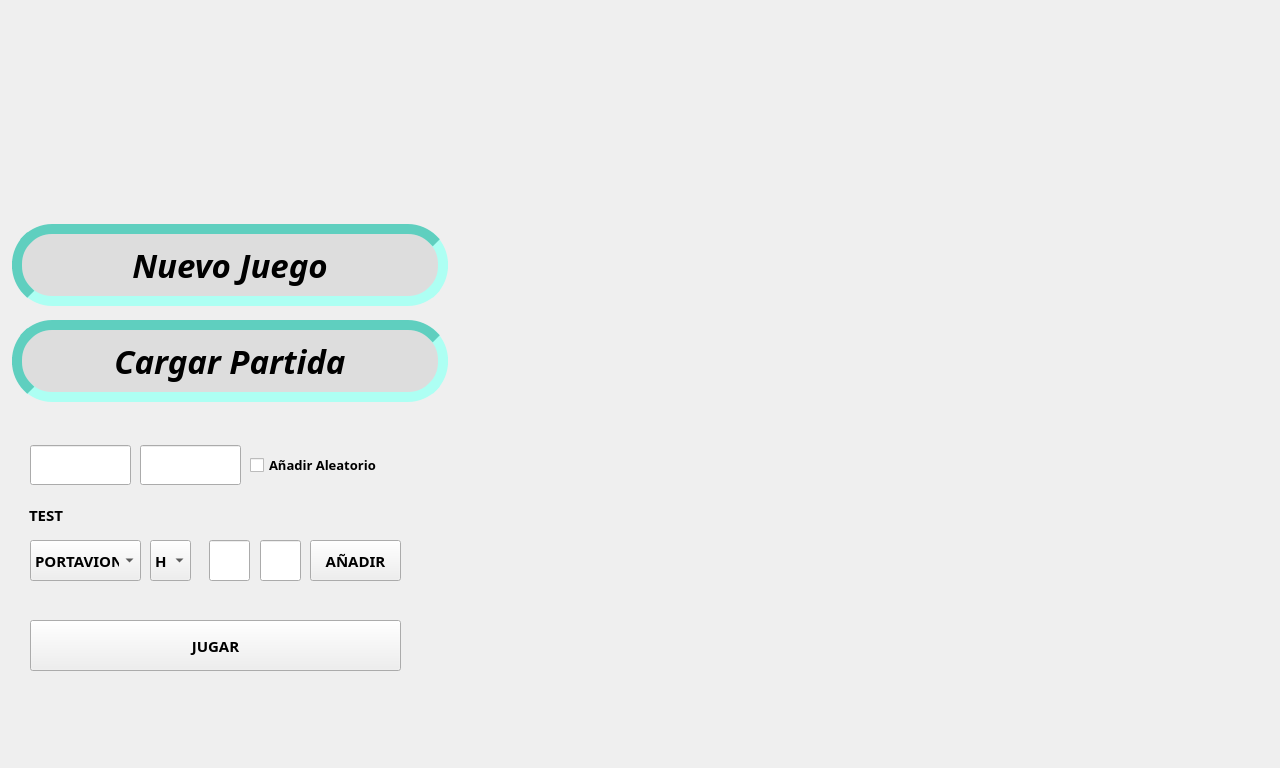
<?xml version="1.0" encoding="UTF-8"?>
<ui version="4.0">
 <class>MainWindow</class>
 <widget class="QMainWindow" name="MainWindow">
  <property name="geometry">
   <rect>
    <x>0</x>
    <y>0</y>
    <width>1280</width>
    <height>768</height>
   </rect>
  </property>
  <property name="minimumSize">
   <size>
    <width>1280</width>
    <height>768</height>
   </size>
  </property>
  <property name="maximumSize">
   <size>
    <width>1280</width>
    <height>768</height>
   </size>
  </property>
  <property name="palette">
   <palette>
    <active/>
    <inactive/>
    <disabled/>
   </palette>
  </property>
  <property name="font">
   <font>
    <family>Source Code Pro Semibold</family>
    <pointsize>11</pointsize>
    <bold>true</bold>
   </font>
  </property>
  <property name="windowTitle">
   <string notr="true">Batalla Naval v0.05</string>
  </property>
  <property name="windowIcon">
   <iconset theme="applications-games" resource="src.qrc">
    <normaloff>:/images/icon.png</normaloff>:/images/icon.png</iconset>
  </property>
  <property name="styleSheet">
   <string notr="true">#centralwidget {
	border-image: url(:/images/bg.png);
}</string>
  </property>
  <property name="iconSize">
   <size>
    <width>500</width>
    <height>500</height>
   </size>
  </property>
  <property name="toolButtonStyle">
   <enum>Qt::ToolButtonTextBesideIcon</enum>
  </property>
  <widget class="QWidget" name="centralwidget">
   <property name="maximumSize">
    <size>
     <width>1280</width>
     <height>768</height>
    </size>
   </property>
   <widget class="QPushButton" name="cargarPartida">
    <property name="geometry">
     <rect>
      <x>10</x>
      <y>316</y>
      <width>440</width>
      <height>90</height>
     </rect>
    </property>
    <property name="sizePolicy">
     <sizepolicy hsizetype="Ignored" vsizetype="Ignored">
      <horstretch>0</horstretch>
      <verstretch>0</verstretch>
     </sizepolicy>
    </property>
    <property name="minimumSize">
     <size>
      <width>0</width>
      <height>0</height>
     </size>
    </property>
    <property name="maximumSize">
     <size>
      <width>480</width>
      <height>110</height>
     </size>
    </property>
    <property name="font">
     <font>
      <family>Source Code Pro</family>
      <pointsize>25</pointsize>
      <italic>true</italic>
      <bold>true</bold>
      <underline>false</underline>
      <strikeout>false</strikeout>
      <kerning>true</kerning>
     </font>
    </property>
    <property name="styleSheet">
     <string notr="true">#cargarPartida {
  background-color: #ddd;
  border: 10px inset #5fcfbf;
  color: black;
  padding: 10px 20px;
  text-align: center;
  text-decoration: none;
  display: inline-block;
  margin: 4px 2px;
  cursor: pointer;
  border-radius: 40px;
}

#cargarPartida:hover {
  background-color: #188c8c;
}

</string>
    </property>
    <property name="text">
     <string>Cargar Partida</string>
    </property>
   </widget>
   <widget class="QPushButton" name="nuevoJuego">
    <property name="geometry">
     <rect>
      <x>10</x>
      <y>220</y>
      <width>440</width>
      <height>90</height>
     </rect>
    </property>
    <property name="minimumSize">
     <size>
      <width>0</width>
      <height>0</height>
     </size>
    </property>
    <property name="maximumSize">
     <size>
      <width>480</width>
      <height>110</height>
     </size>
    </property>
    <property name="font">
     <font>
      <family>Source Code Pro</family>
      <pointsize>25</pointsize>
      <italic>true</italic>
      <bold>true</bold>
      <underline>false</underline>
      <strikeout>false</strikeout>
      <kerning>true</kerning>
     </font>
    </property>
    <property name="styleSheet">
     <string notr="true">#nuevoJuego {
  background-color: #ddd;
  border: 10px inset #5fcfbf;
  color: black;
  padding: 10px 20px;
  text-align: center;
  text-decoration: none;
  display: inline-block;
  margin: 4px 2px;
  cursor: pointer;
  border-radius: 40px;
}

#nuevoJuego:hover {
  background-color: #188c8c;
}

</string>
    </property>
    <property name="text">
     <string>Nuevo Juego</string>
    </property>
   </widget>
   <widget class="QWidget" name="configJuego" native="true">
    <property name="geometry">
     <rect>
      <x>20</x>
      <y>410</y>
      <width>411</width>
      <height>311</height>
     </rect>
    </property>
    <widget class="QPushButton" name="jugar">
     <property name="geometry">
      <rect>
       <x>10</x>
       <y>210</y>
       <width>371</width>
       <height>51</height>
      </rect>
     </property>
     <property name="text">
      <string>JUGAR</string>
     </property>
    </widget>
    <widget class="QLineEdit" name="tamanioMapa">
     <property name="geometry">
      <rect>
       <x>10</x>
       <y>35</y>
       <width>101</width>
       <height>40</height>
      </rect>
     </property>
     <property name="text">
      <string/>
     </property>
    </widget>
    <widget class="QLineEdit" name="cantBarcos">
     <property name="geometry">
      <rect>
       <x>120</x>
       <y>35</y>
       <width>101</width>
       <height>40</height>
      </rect>
     </property>
     <property name="text">
      <string/>
     </property>
    </widget>
    <widget class="QCheckBox" name="checkAleatorio">
     <property name="geometry">
      <rect>
       <x>230</x>
       <y>25</y>
       <width>211</width>
       <height>60</height>
      </rect>
     </property>
     <property name="font">
      <font>
       <pointsize>10</pointsize>
       <bold>true</bold>
      </font>
     </property>
     <property name="text">
      <string>Añadir Aleatorio</string>
     </property>
    </widget>
   </widget>
   <widget class="QWidget" name="mapas" native="true">
    <property name="geometry">
     <rect>
      <x>460</x>
      <y>110</y>
      <width>681</width>
      <height>651</height>
     </rect>
    </property>
    <widget class="QWidget" name="mapaJugador" native="true">
     <property name="enabled">
      <bool>true</bool>
     </property>
     <property name="geometry">
      <rect>
       <x>0</x>
       <y>310</y>
       <width>661</width>
       <height>291</height>
      </rect>
     </property>
     <widget class="QWidget" name="gridLayoutWidget_2">
      <property name="geometry">
       <rect>
        <x>50</x>
        <y>20</y>
        <width>601</width>
        <height>271</height>
       </rect>
      </property>
      <layout class="QGridLayout" name="mapGLayout"/>
     </widget>
    </widget>
    <widget class="QWidget" name="mapaAtaque" native="true">
     <property name="geometry">
      <rect>
       <x>0</x>
       <y>30</y>
       <width>661</width>
       <height>281</height>
      </rect>
     </property>
     <widget class="QWidget" name="gridLayoutWidget">
      <property name="geometry">
       <rect>
        <x>50</x>
        <y>20</y>
        <width>601</width>
        <height>261</height>
       </rect>
      </property>
      <layout class="QGridLayout" name="attackGLayout"/>
     </widget>
    </widget>
   </widget>
   <widget class="QWidget" name="ponerBarcos" native="true">
    <property name="geometry">
     <rect>
      <x>29</x>
      <y>440</y>
      <width>381</width>
      <height>160</height>
     </rect>
    </property>
    <widget class="QPushButton" name="aniadirBarco">
     <property name="geometry">
      <rect>
       <x>281</x>
       <y>100</y>
       <width>91</width>
       <height>41</height>
      </rect>
     </property>
     <property name="text">
      <string>AÑADIR</string>
     </property>
    </widget>
    <widget class="QLineEdit" name="posY">
     <property name="geometry">
      <rect>
       <x>231</x>
       <y>100</y>
       <width>41</width>
       <height>41</height>
      </rect>
     </property>
    </widget>
    <widget class="QComboBox" name="alineacion">
     <property name="geometry">
      <rect>
       <x>121</x>
       <y>100</y>
       <width>41</width>
       <height>41</height>
      </rect>
     </property>
     <item>
      <property name="text">
       <string>H</string>
      </property>
     </item>
     <item>
      <property name="text">
       <string>V</string>
      </property>
     </item>
    </widget>
    <widget class="QLineEdit" name="posX">
     <property name="geometry">
      <rect>
       <x>180</x>
       <y>100</y>
       <width>41</width>
       <height>41</height>
      </rect>
     </property>
    </widget>
    <widget class="QComboBox" name="listaBarcos">
     <property name="geometry">
      <rect>
       <x>1</x>
       <y>100</y>
       <width>111</width>
       <height>41</height>
      </rect>
     </property>
     <item>
      <property name="text">
       <string>PORTAVION</string>
      </property>
     </item>
     <item>
      <property name="text">
       <string>LANCHA</string>
      </property>
     </item>
     <item>
      <property name="text">
       <string>SUBMARINO</string>
      </property>
     </item>
     <item>
      <property name="text">
       <string>CRUCERO</string>
      </property>
     </item>
     <item>
      <property name="text">
       <string>DESTRUCTOR</string>
      </property>
     </item>
    </widget>
    <widget class="QLabel" name="barcosRestantes">
     <property name="geometry">
      <rect>
       <x>0</x>
       <y>64</y>
       <width>371</width>
       <height>21</height>
      </rect>
     </property>
     <property name="font">
      <font>
       <bold>true</bold>
      </font>
     </property>
     <property name="text">
      <string>TEST</string>
     </property>
    </widget>
   </widget>
  </widget>
 </widget>
 <resources>
  <include location="src.qrc"/>
 </resources>
 <connections/>
</ui>
